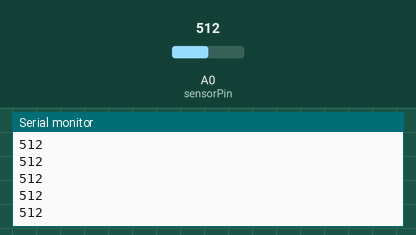
This sketch was run on a simulated Arduino Uno, built with avr-gcc and run on an emulated ATmega328P. Shown: the last lines printed to the serial monitor. The test bench sets the inputs (shaded band); at power-on: A0 (sensorPin) = 512.

Above: at 1.2 s.
1.3 s: A0 (sensorPin) set to 716
At 1.31 s:
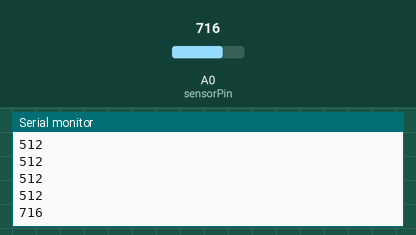
2.8 s: A0 (sensorPin) set to 900
At 2.81 s:
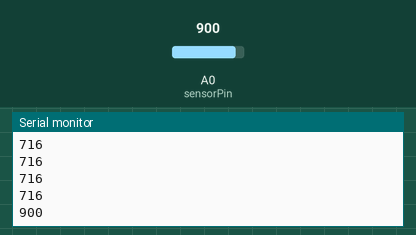
Timing chart, 0 to 5.8 s (numbered marks = the images above; inputs shaded):
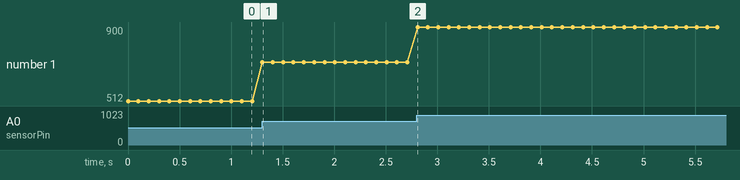

The sketch:

smoke-sensor.ino
```cpp
#include <MQUnifiedsensor.h>

const int sensorPin=A0;
int smoke_level=-1; //Initialise le niveau de fumée à une valeur impossible au débogage. Si on voit la valeur -1 sur la sortie,
                      //on sait que ce n'est pas une valeur lue par analalogRead()


void setup() {
  Serial.begin(9600);
  pinMode(sensorPin,INPUT);
}

void loop() {
  smoke_level=analogRead(sensorPin); // MQ-2 est un capteur simple de résistance analogique
  Serial.println(smoke_level);
  if (smoke_level >1023) {           //condition pour que le capteur soit en alerte
    Serial.println("Fumée détectée");
  }
  delay(100);

}
```

Measured:
- after the input at 1.3 s, the serial monitor: prints a new line at once (image 1)
- after the input at 2.8 s, the serial monitor: prints a new line at once (image 2)
- plotted number 1: 512 → 716 after the input at 1.3 s, 716 → 900 after the input at 2.8 s
